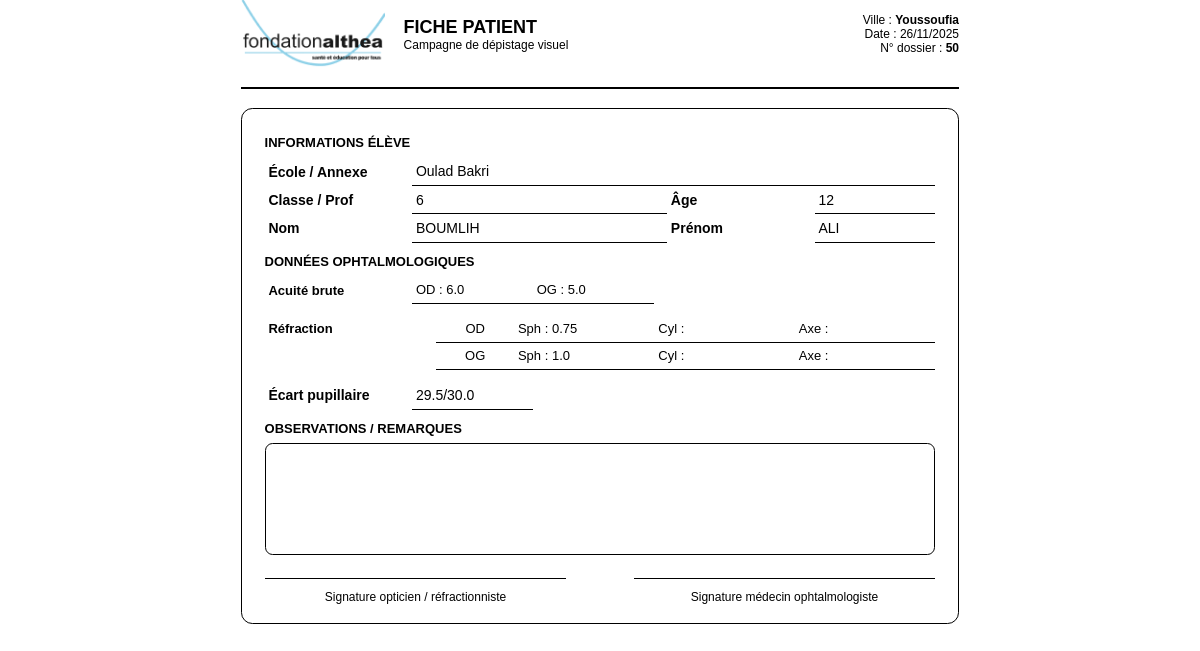
The page /students/print_full/50 on the database its author committed.
### app/models.py (models this page shows, shortened)
class Student(db.Model):
    __tablename__ = 'students'
    id = db.Column(db.Integer, primary_key=True)
    ville = db.Column(db.String(100), nullable=False)
    ecole = db.Column(db.String(200), nullable=False)
    site = db.Column(db.String(100), default='École Principale')  # Nom de l'école/annexe
    classe = db.Column(db.String(50), nullable=False)
    nom = db.Column(db.String(100), nullable=False)
    prenom = db.Column(db.String(100), nullable=False)
    age = db.Column(db.Integer)
    acuite_og = db.Column(db.Float)
    acuite_od = db.Column(db.Float)
    sph_og = db.Column(db.Float)
    cyl_og = db.Column(db.Float)
    axe_og = db.Column(db.Integer)
    sph_od = db.Column(db.Float)
    cyl_od = db.Column(db.Float)
    axe_od = db.Column(db.Integer)
    ecart_pupillaire = db.Column(db.Float)
    ep_pupillometre_od = db.Column(db.Float)
    ep_pupillometre_og = db.Column(db.Float)
    autorefractometre = db.Column(db.Text)
    observations = db.Column(db.Text)
    prise_en_charge = db.Column(db.Text)
    photo_portrait = db.Column(db.String(255))
    photo_monture = db.Column(db.String(255))
    photo_clinique = db.Column(db.String(255))
    status = db.Column(db.String(50), default='prelisted')
    ecole_cloturee = db.Column(db.Boolean, default=False)
    date_consultation = db.Column(db.DateTime)
    created_at = db.Column(db.DateTime, default=datetime.utcnow)
    updated_at = db.Column(db.DateTime, default=datetime.utcnow, onupdate=datetime.utcnow)

### app/routes/students.py (the view)
@bp.route('/print_full/<int:student_id>')
def print_student_full(student_id):
    student = Student.query.get_or_404(student_id)
    return render_template('print_full.html', student=student)

### app/templates/print_full.html (shortened to what this page needs)
<!DOCTYPE html>
<html lang="fr">
<head>
</head>
<body onload="window.print()">
<div class="page">
    <div class="header">
        <div class="header-left">
            <img src="{{ url_for('static', filename='images/logo-althea.jpg') }}"
                 alt="Fondation Althea" class="logo">
            <div class="title-block">
                <div class="title-main">Fiche patient</div>
                <div class="title-sub">Campagne de dépistage visuel</div>
            </div>
        </div>
        <div class="header-right">
            <div>Ville : <strong>{{ student.ville }}</strong></div>
            {% if student.created_at %}
            <div>Date : {{ student.created_at.strftime('%d/%m/%Y') }}</div>
            {% endif %}
            <div>N° dossier : <strong>{{ student.id }}</strong></div>
        </div>
    </div>
    <div class="fiche">
        <div class="section-title">Informations élève</div>
        <table>
            <tr>
                <td class="label">École / Annexe</td>
                <td class="value" colspan="3">
                    {% if not student.site or student.site == student.ecole or student.site == 'École Principale' %}
                        {{ student.ecole }}
                    {% else %}
                        {{ student.site }} / {{ student.ecole }}
                    {% endif %}
                </td>
            </tr>
            <tr>
                <td class="label">Classe / Prof</td>
                <td class="value">
                    {{ student.classe or '' }}
                </td>
                <td class="label">Âge</td>
                <td class="value-short">
                    {% if student.age is not none %}{{ student.age }}{% endif %}
                </td>
            </tr>
            <tr>
                <td class="label">Nom</td>
                <td class="value">{{ student.nom or '' }}</td>
                <td class="label">Prénom</td>
                <td class="value">{{ student.prenom or '' }}</td>
            </tr>
        </table>
        <div class="section-title">Données ophtalmologiques</div>
        <table class="acuite-table">
            <tr>
                <td class="label">Acuité brute</td>
                <td class="value-short">OD : {% if student.acuite_od %}{{ student.acuite_od }}{% endif %}</td>
                <td class="value-short">OG : {% if student.acuite_og %}{{ student.acuite_og }}{% endif %}</td>
                <td></td>
            </tr>
        </table>
        <table class="refraction-table">
            <tr>
                <td class="label">Réfraction</td>
                <td class="value-very-short">OD</td>
                <td class="value-short">Sph : {% if student.sph_od is not none %}{{ student.sph_od }}{% endif %}</td>
                <td class="value-short">Cyl : {% if student.cyl_od is not none %}{{ student.cyl_od }}{% endif %}</td>
                <td class="value-short">Axe : {% if student.axe_od is not none %}{{ student.axe_od }}°{% endif %}</td>
            </tr>
            <tr>
                <td></td>
                <td class="value-very-short">OG</td>
                <td class="value-short">Sph : {% if student.sph_og is not none %}{{ student.sph_og }}{% endif %}</td>
                <td class="value-short">Cyl : {% if student.cyl_og is not none %}{{ student.cyl_og }}{% endif %}</td>
                <td class="value-short">Axe : {% if student.axe_og is not none %}{{ student.axe_og }}°{% endif %}</td>
            </tr>
        </table>
        <table>
            <tr>
                <td class="label">Écart pupillaire</td>
                <td class="value-short">
                    {% if student.ep_pupillometre_od and student.ep_pupillometre_og %}
                        {{ student.ep_pupillometre_od }}/{{ student.ep_pupillometre_og }}
                    {% endif %}
                </td>
                <td></td>
                <td></td>
            </tr>
        </table>
        <div class="section-title">Observations / Remarques</div>
        <div class="obs-block">
        </div>
        <div class="footer">
            <div class="signature-box">
                Signature opticien / réfractionniste
            </div>
            <div class="signature-box">
                Signature médecin ophtalmologiste
            </div>
        </div>
    </div>
</div>
</body>
</html>

### app/templates/print_full.html (style rules this page uses)
body { margin: 0; font-family: Arial, sans-serif; font-size: 14px; }
.page { width: 190mm; margin: 0 auto; }
.header { display: flex; align-items: center; justify-content: space-between; border-bottom: 2px solid #000; padding-bottom: 5mm; margin-bottom: 5mm; }
.header-left { display: flex; align-items: center; gap: 5mm; }
.logo { height: 18mm; }
.title-block { display: flex; flex-direction: column; }
.title-main { font-size: 18px; font-weight: bold; text-transform: uppercase; }
.title-sub { font-size: 12px; }
.header-right { text-align: right; font-size: 12px; }
.fiche { border: 1px solid #000; border-radius: 3mm; padding: 5mm 6mm; }
.section-title { font-weight: bold; text-transform: uppercase; margin-top: 2mm; margin-bottom: 2mm; font-size: 13px; }
table { width: 100%; border-collapse: collapse; margin-bottom: 3mm; }
td { padding: 1.5mm 1mm; vertical-align: middle; }
.label { font-weight: bold; width: 22%; white-space: nowrap; }
.value { border-bottom: 1px solid #000; }
.value-short { width: 18%; border-bottom: 1px solid #000; }
.value-very-short { width: 10%; border-bottom: 1px solid #000; text-align: center; }
.acuite-table, .refraction-table { font-size: 13px; }
.obs-block { border: 1px solid #000; border-radius: 2mm; height: 25mm; padding: 2mm; font-size: 13px; }
.footer { margin-top: 6mm; display: flex; justify-content: space-between; font-size: 12px; }
.signature-box { width: 45%; border-top: 1px solid #000; padding-top: 3mm; text-align: center; }

### rows shown on the page
Student: ville "Youssoufia", created_at "26/11/2025", id "50", ecole "Oulad Bakri", classe "6", age "12", nom "BOUMLIH", prenom "ALI", acuite_od "6.0", acuite_og "5.0", sph_od "0.75", sph_og "1.0", ep_pupillometre_od "29.5", ep_pupillometre_og "30.0"
